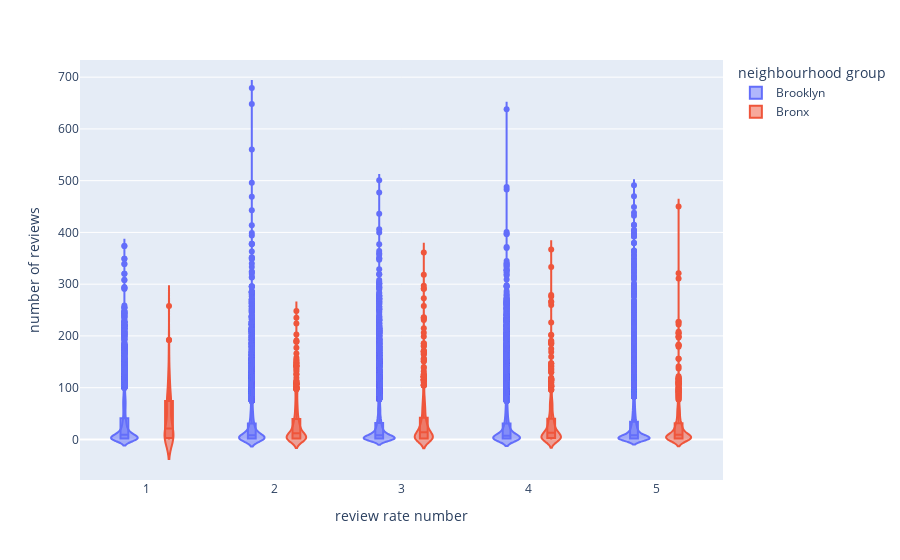

Here is the notebook cell this chart was saved with:
### Code cell
scatter.show()

### Figure 1 — Plotly figure (JSON) as saved in the notebook; plotly's stock layout.template omitted (floating-point values rounded to 4 significant figures; data arrays with more than 128 entries replaced by an {"elided": "..."} marker saying what was removed)
{"data": [{"alignmentgroup": "True", "box": {"visible": true}, "hovertemplate": "neighbourhood group=Brooklyn<br>review rate number=%{x}<br>number of reviews=%{y}<extra></extra>", "legendgroup": "Brooklyn", "marker": {"color": "#636efa"}, "name": "Brooklyn", "offsetgroup": "Brooklyn", "orientation": "v", "scalegroup": "True", "showlegend": true, "type": "violin", "x": {"elided": "40591 int values"}, "x0": " ", "xaxis": "x", "y": {"elided": "40591 int values"}, "y0": " ", "yaxis": "y"}, {"alignmentgroup": "True", "box": {"visible": true}, "hovertemplate": "neighbourhood group=Bronx<br>review rate number=%{x}<br>number of reviews=%{y}<extra></extra>", "legendgroup": "Bronx", "marker": {"color": "#EF553B"}, "name": "Bronx", "offsetgroup": "Bronx", "orientation": "v", "scalegroup": "True", "showlegend": true, "type": "violin", "x": {"elided": "2624 int values"}, "x0": " ", "xaxis": "x", "y": {"elided": "2624 int values"}, "y0": " ", "yaxis": "y"}], "layout": {"legend": {"title": {"text": "neighbourhood group"}, "tracegroupgap": 0}, "margin": {"t": 60}, "violinmode": "group", "xaxis": {"anchor": "y", "domain": [0, 1], "title": {"text": "review rate number"}}, "yaxis": {"anchor": "x", "domain": [0, 1], "title": {"text": "number of reviews"}}}}
